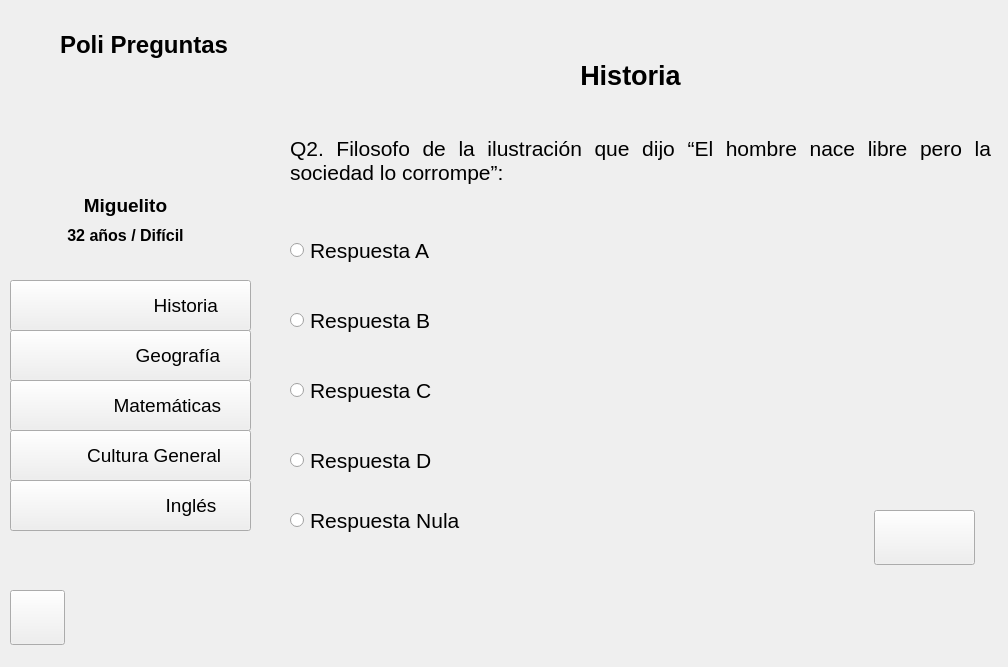
<?xml version="1.0" encoding="UTF-8"?>
<ui version="4.0">
 <class>GameForm</class>
 <widget class="QWidget" name="GameForm">
  <property name="geometry">
   <rect>
    <x>0</x>
    <y>0</y>
    <width>1008</width>
    <height>667</height>
   </rect>
  </property>
  <property name="windowTitle">
   <string>Poli-Preguntas Game</string>
  </property>
  <widget class="QFrame" name="frame_jugador">
   <property name="geometry">
    <rect>
     <x>-150</x>
     <y>-60</y>
     <width>1161</width>
     <height>771</height>
    </rect>
   </property>
   <property name="styleSheet">
    <string notr="true">image: url(:/img/img/fondo_tablero.png);</string>
   </property>
   <property name="frameShape">
    <enum>QFrame::StyledPanel</enum>
   </property>
   <property name="frameShadow">
    <enum>QFrame::Raised</enum>
   </property>
  </widget>
  <widget class="QLabel" name="lbl_titulo">
   <property name="geometry">
    <rect>
     <x>60</x>
     <y>30</y>
     <width>191</width>
     <height>31</height>
    </rect>
   </property>
   <property name="text">
    <string>&lt;html&gt;&lt;head/&gt;&lt;body&gt;&lt;p&gt;&lt;span style=&quot; font-size:18pt; font-weight:600;&quot;&gt;Poli Preguntas&lt;/span&gt;&lt;/p&gt;&lt;/body&gt;&lt;/html&gt;</string>
   </property>
  </widget>
  <widget class="QLabel" name="lbl_jugador">
   <property name="geometry">
    <rect>
     <x>10</x>
     <y>190</y>
     <width>231</width>
     <height>31</height>
    </rect>
   </property>
   <property name="text">
    <string>&lt;html&gt;&lt;head/&gt;&lt;body&gt;&lt;p align=&quot;center&quot;&gt;&lt;span style=&quot; font-size:14pt; font-weight:600;&quot;&gt;Miguelito&lt;/span&gt;&lt;/p&gt;&lt;/body&gt;&lt;/html&gt;</string>
   </property>
  </widget>
  <widget class="QLabel" name="lbl_edad">
   <property name="geometry">
    <rect>
     <x>10</x>
     <y>220</y>
     <width>231</width>
     <height>31</height>
    </rect>
   </property>
   <property name="text">
    <string>&lt;html&gt;&lt;head/&gt;&lt;body&gt;&lt;p align=&quot;center&quot;&gt;&lt;span style=&quot; font-size:12pt; font-weight:600;&quot;&gt;32 años / Difícil&lt;/span&gt;&lt;/p&gt;&lt;/body&gt;&lt;/html&gt;</string>
   </property>
  </widget>
  <widget class="QLabel" name="lbl_categoria">
   <property name="geometry">
    <rect>
     <x>270</x>
     <y>40</y>
     <width>721</width>
     <height>71</height>
    </rect>
   </property>
   <property name="text">
    <string>&lt;html&gt;&lt;head/&gt;&lt;body&gt;&lt;p align=&quot;center&quot;&gt;&lt;span style=&quot; font-size:20pt; font-weight:600;&quot;&gt;Historia&lt;/span&gt;&lt;/p&gt;&lt;/body&gt;&lt;/html&gt;</string>
   </property>
  </widget>
  <widget class="QPushButton" name="btn_cat_historia">
   <property name="geometry">
    <rect>
     <x>10</x>
     <y>280</y>
     <width>241</width>
     <height>51</height>
    </rect>
   </property>
   <property name="font">
    <font>
     <pointsize>14</pointsize>
    </font>
   </property>
   <property name="cursor">
    <cursorShape>PointingHandCursor</cursorShape>
   </property>
   <property name="mouseTracking">
    <bool>false</bool>
   </property>
   <property name="focusPolicy">
    <enum>Qt::WheelFocus</enum>
   </property>
   <property name="accessibleDescription">
    <string/>
   </property>
   <property name="layoutDirection">
    <enum>Qt::LeftToRight</enum>
   </property>
   <property name="autoFillBackground">
    <bool>false</bool>
   </property>
   <property name="styleSheet">
    <string notr="true"/>
   </property>
   <property name="text">
    <string>                     Historia</string>
   </property>
   <property name="icon">
    <iconset>
     <normaloff>../assets/icon/icon_historia.png</normaloff>../assets/icon/icon_historia.png</iconset>
   </property>
   <property name="iconSize">
    <size>
     <width>30</width>
     <height>30</height>
    </size>
   </property>
   <property name="checkable">
    <bool>false</bool>
   </property>
   <property name="autoExclusive">
    <bool>false</bool>
   </property>
   <property name="autoDefault">
    <bool>false</bool>
   </property>
   <property name="flat">
    <bool>false</bool>
   </property>
  </widget>
  <widget class="QPushButton" name="btn_cat_geografia">
   <property name="geometry">
    <rect>
     <x>10</x>
     <y>330</y>
     <width>241</width>
     <height>51</height>
    </rect>
   </property>
   <property name="font">
    <font>
     <pointsize>14</pointsize>
    </font>
   </property>
   <property name="cursor">
    <cursorShape>PointingHandCursor</cursorShape>
   </property>
   <property name="mouseTracking">
    <bool>false</bool>
   </property>
   <property name="focusPolicy">
    <enum>Qt::WheelFocus</enum>
   </property>
   <property name="accessibleDescription">
    <string/>
   </property>
   <property name="layoutDirection">
    <enum>Qt::LeftToRight</enum>
   </property>
   <property name="autoFillBackground">
    <bool>false</bool>
   </property>
   <property name="styleSheet">
    <string notr="true"/>
   </property>
   <property name="text">
    <string>                  Geografía</string>
   </property>
   <property name="icon">
    <iconset>
     <normaloff>../assets/icon/icon_geografia.png</normaloff>../assets/icon/icon_geografia.png</iconset>
   </property>
   <property name="iconSize">
    <size>
     <width>30</width>
     <height>30</height>
    </size>
   </property>
   <property name="checkable">
    <bool>false</bool>
   </property>
   <property name="autoExclusive">
    <bool>false</bool>
   </property>
   <property name="autoDefault">
    <bool>false</bool>
   </property>
   <property name="flat">
    <bool>false</bool>
   </property>
  </widget>
  <widget class="QPushButton" name="btn_cat_matematicas">
   <property name="geometry">
    <rect>
     <x>10</x>
     <y>380</y>
     <width>241</width>
     <height>51</height>
    </rect>
   </property>
   <property name="font">
    <font>
     <pointsize>14</pointsize>
    </font>
   </property>
   <property name="cursor">
    <cursorShape>PointingHandCursor</cursorShape>
   </property>
   <property name="mouseTracking">
    <bool>false</bool>
   </property>
   <property name="focusPolicy">
    <enum>Qt::WheelFocus</enum>
   </property>
   <property name="accessibleDescription">
    <string/>
   </property>
   <property name="layoutDirection">
    <enum>Qt::LeftToRight</enum>
   </property>
   <property name="autoFillBackground">
    <bool>false</bool>
   </property>
   <property name="styleSheet">
    <string notr="true"/>
   </property>
   <property name="text">
    <string>              Matemáticas</string>
   </property>
   <property name="icon">
    <iconset>
     <normaloff>../assets/icon/icon-matematicas.png</normaloff>../assets/icon/icon-matematicas.png</iconset>
   </property>
   <property name="iconSize">
    <size>
     <width>30</width>
     <height>30</height>
    </size>
   </property>
   <property name="checkable">
    <bool>false</bool>
   </property>
   <property name="autoExclusive">
    <bool>false</bool>
   </property>
   <property name="autoDefault">
    <bool>false</bool>
   </property>
   <property name="flat">
    <bool>false</bool>
   </property>
  </widget>
  <widget class="QPushButton" name="btn_cat_cultura">
   <property name="geometry">
    <rect>
     <x>10</x>
     <y>430</y>
     <width>241</width>
     <height>51</height>
    </rect>
   </property>
   <property name="font">
    <font>
     <pointsize>14</pointsize>
    </font>
   </property>
   <property name="cursor">
    <cursorShape>PointingHandCursor</cursorShape>
   </property>
   <property name="mouseTracking">
    <bool>false</bool>
   </property>
   <property name="focusPolicy">
    <enum>Qt::WheelFocus</enum>
   </property>
   <property name="accessibleDescription">
    <string/>
   </property>
   <property name="layoutDirection">
    <enum>Qt::LeftToRight</enum>
   </property>
   <property name="autoFillBackground">
    <bool>false</bool>
   </property>
   <property name="styleSheet">
    <string notr="true"/>
   </property>
   <property name="text">
    <string>         Cultura General</string>
   </property>
   <property name="icon">
    <iconset>
     <normaloff>../assets/icon/icon_cultura.png</normaloff>../assets/icon/icon_cultura.png</iconset>
   </property>
   <property name="iconSize">
    <size>
     <width>30</width>
     <height>30</height>
    </size>
   </property>
   <property name="checkable">
    <bool>false</bool>
   </property>
   <property name="autoExclusive">
    <bool>false</bool>
   </property>
   <property name="autoDefault">
    <bool>false</bool>
   </property>
   <property name="flat">
    <bool>false</bool>
   </property>
  </widget>
  <widget class="QPushButton" name="btn_cat_ingles">
   <property name="geometry">
    <rect>
     <x>10</x>
     <y>480</y>
     <width>241</width>
     <height>51</height>
    </rect>
   </property>
   <property name="font">
    <font>
     <pointsize>14</pointsize>
    </font>
   </property>
   <property name="cursor">
    <cursorShape>PointingHandCursor</cursorShape>
   </property>
   <property name="mouseTracking">
    <bool>false</bool>
   </property>
   <property name="focusPolicy">
    <enum>Qt::WheelFocus</enum>
   </property>
   <property name="accessibleDescription">
    <string/>
   </property>
   <property name="layoutDirection">
    <enum>Qt::LeftToRight</enum>
   </property>
   <property name="autoFillBackground">
    <bool>false</bool>
   </property>
   <property name="styleSheet">
    <string notr="true"/>
   </property>
   <property name="text">
    <string>                       Inglés</string>
   </property>
   <property name="icon">
    <iconset>
     <normaloff>../assets/icon/icon_ingles.png</normaloff>../assets/icon/icon_ingles.png</iconset>
   </property>
   <property name="iconSize">
    <size>
     <width>30</width>
     <height>30</height>
    </size>
   </property>
   <property name="checkable">
    <bool>false</bool>
   </property>
   <property name="autoExclusive">
    <bool>false</bool>
   </property>
   <property name="autoDefault">
    <bool>false</bool>
   </property>
   <property name="flat">
    <bool>false</bool>
   </property>
  </widget>
  <widget class="QPushButton" name="btn_about">
   <property name="geometry">
    <rect>
     <x>10</x>
     <y>590</y>
     <width>55</width>
     <height>55</height>
    </rect>
   </property>
   <property name="font">
    <font>
     <pointsize>14</pointsize>
    </font>
   </property>
   <property name="cursor">
    <cursorShape>PointingHandCursor</cursorShape>
   </property>
   <property name="mouseTracking">
    <bool>false</bool>
   </property>
   <property name="focusPolicy">
    <enum>Qt::WheelFocus</enum>
   </property>
   <property name="accessibleDescription">
    <string/>
   </property>
   <property name="layoutDirection">
    <enum>Qt::LeftToRight</enum>
   </property>
   <property name="autoFillBackground">
    <bool>false</bool>
   </property>
   <property name="styleSheet">
    <string notr="true"/>
   </property>
   <property name="text">
    <string/>
   </property>
   <property name="icon">
    <iconset>
     <normaloff>../assets/icon/icon_about.png</normaloff>../assets/icon/icon_about.png</iconset>
   </property>
   <property name="iconSize">
    <size>
     <width>50</width>
     <height>50</height>
    </size>
   </property>
   <property name="checkable">
    <bool>false</bool>
   </property>
   <property name="autoExclusive">
    <bool>false</bool>
   </property>
   <property name="autoDefault">
    <bool>false</bool>
   </property>
   <property name="flat">
    <bool>false</bool>
   </property>
  </widget>
  <widget class="QLabel" name="lbl_pregunta">
   <property name="geometry">
    <rect>
     <x>290</x>
     <y>100</y>
     <width>701</width>
     <height>121</height>
    </rect>
   </property>
   <property name="text">
    <string>&lt;html&gt;&lt;head/&gt;&lt;body&gt;&lt;p align=&quot;justify&quot;&gt;&lt;span style=&quot; font-size:16pt;&quot;&gt;Q2. Filosofo de la ilustración que dijo “El hombre nace libre pero la sociedad lo corrompe”:&lt;/span&gt;&lt;/p&gt;&lt;/body&gt;&lt;/html&gt;</string>
   </property>
   <property name="textFormat">
    <enum>Qt::RichText</enum>
   </property>
   <property name="wordWrap">
    <bool>true</bool>
   </property>
  </widget>
  <widget class="QRadioButton" name="opt_respuesta_1">
   <property name="geometry">
    <rect>
     <x>290</x>
     <y>230</y>
     <width>531</width>
     <height>41</height>
    </rect>
   </property>
   <property name="font">
    <font>
     <pointsize>16</pointsize>
     <weight>50</weight>
     <bold>false</bold>
    </font>
   </property>
   <property name="text">
    <string>Respuesta A</string>
   </property>
  </widget>
  <widget class="QRadioButton" name="opt_respuesta_4">
   <property name="geometry">
    <rect>
     <x>290</x>
     <y>440</y>
     <width>531</width>
     <height>41</height>
    </rect>
   </property>
   <property name="font">
    <font>
     <pointsize>16</pointsize>
     <weight>50</weight>
     <bold>false</bold>
    </font>
   </property>
   <property name="text">
    <string>Respuesta D</string>
   </property>
  </widget>
  <widget class="QRadioButton" name="opt_respuesta_2">
   <property name="geometry">
    <rect>
     <x>290</x>
     <y>300</y>
     <width>531</width>
     <height>41</height>
    </rect>
   </property>
   <property name="font">
    <font>
     <pointsize>16</pointsize>
     <weight>50</weight>
     <bold>false</bold>
    </font>
   </property>
   <property name="text">
    <string>Respuesta B</string>
   </property>
  </widget>
  <widget class="QRadioButton" name="opt_respuesta_3">
   <property name="geometry">
    <rect>
     <x>290</x>
     <y>370</y>
     <width>531</width>
     <height>41</height>
    </rect>
   </property>
   <property name="font">
    <font>
     <pointsize>16</pointsize>
     <weight>50</weight>
     <bold>false</bold>
    </font>
   </property>
   <property name="text">
    <string>Respuesta C</string>
   </property>
  </widget>
  <widget class="QPushButton" name="btn_next">
   <property name="geometry">
    <rect>
     <x>874</x>
     <y>510</y>
     <width>101</width>
     <height>55</height>
    </rect>
   </property>
   <property name="font">
    <font>
     <pointsize>14</pointsize>
    </font>
   </property>
   <property name="cursor">
    <cursorShape>PointingHandCursor</cursorShape>
   </property>
   <property name="mouseTracking">
    <bool>false</bool>
   </property>
   <property name="focusPolicy">
    <enum>Qt::WheelFocus</enum>
   </property>
   <property name="accessibleDescription">
    <string/>
   </property>
   <property name="layoutDirection">
    <enum>Qt::LeftToRight</enum>
   </property>
   <property name="autoFillBackground">
    <bool>false</bool>
   </property>
   <property name="styleSheet">
    <string notr="true"/>
   </property>
   <property name="text">
    <string/>
   </property>
   <property name="icon">
    <iconset>
     <normaloff>../assets/icon/icon_next.png</normaloff>../assets/icon/icon_next.png</iconset>
   </property>
   <property name="iconSize">
    <size>
     <width>50</width>
     <height>50</height>
    </size>
   </property>
   <property name="checkable">
    <bool>false</bool>
   </property>
   <property name="autoExclusive">
    <bool>false</bool>
   </property>
   <property name="autoDefault">
    <bool>false</bool>
   </property>
   <property name="flat">
    <bool>false</bool>
   </property>
  </widget>
  <widget class="QRadioButton" name="opt_respuesta_0">
   <property name="geometry">
    <rect>
     <x>290</x>
     <y>500</y>
     <width>531</width>
     <height>41</height>
    </rect>
   </property>
   <property name="font">
    <font>
     <pointsize>16</pointsize>
     <weight>50</weight>
     <bold>false</bold>
    </font>
   </property>
   <property name="text">
    <string>Respuesta Nula</string>
   </property>
  </widget>
 </widget>
 <resources>
  <include location="../assets/qt_resources.qrc"/>
 </resources>
 <connections/>
</ui>
